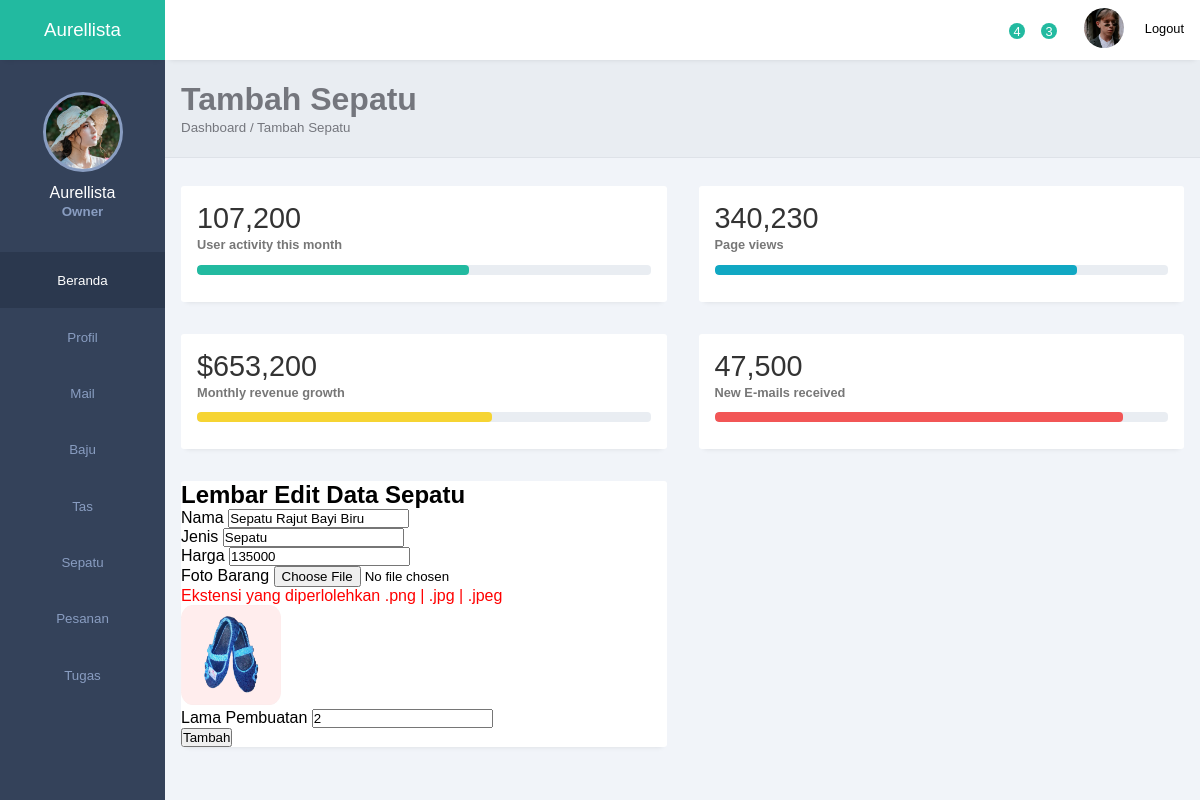
The page /admin/index.php?hal2=edit_sepatu&id=1 on the database its author committed.
### tables this page shows
CREATE TABLE `sepatu` (
  `id` int(255) NOT NULL,
  `nama` varchar(255) NOT NULL,
  `jenis` varchar(255) NOT NULL,
  `harga` int(255) NOT NULL,
  `foto` varchar(255) NOT NULL,
  `lama_buat` int(255) NOT NULL
);

### admin/templates/sepatu/edit_sepatu.php (the view, shortened to what this page needs)
<div class="page-header">
    <h1>Tambah Sepatu</h1>
    <small>Dashboard / Tambah Sepatu</small>
</div>
<div class="page-content">
    <div class="analytics">
        <div class="card">
            <div class="card-head">
                <h2>107,200</h2>
            </div>
            <div class="card-progress">
                <small>User activity this month</small>
                <div class="card-indicator">
                    <div class="indicator one" style="width: 60%"></div>
                </div>
            </div>
        </div>
        <div class="card">
            <div class="card-head">
                <h2>340,230</h2>
            </div>
            <div class="card-progress">
                <small>Page views</small>
                <div class="card-indicator">
                    <div class="indicator two" style="width: 80%"></div>
                </div>
            </div>
        </div>
        <div class="card">
            <div class="card-head">
                <h2>$653,200</h2>
            </div>
            <div class="card-progress">
                <small>Monthly revenue growth</small>
                <div class="card-indicator">
                    <div class="indicator three" style="width: 65%"></div>
                </div>
            </div>
        </div>
        <div class="card">
            <div class="card-head">
                <h2>47,500</h2>
            </div>
            <div class="card-progress">
                <small>New E-mails received</small>
                <div class="card-indicator">
                    <div class="indicator four" style="width: 90%"></div>
                </div>
            </div>
        </div>
        <div class="records table-responsive">
            <div class="box box-primary">
                <div class="box-header with-border">
                    <h2>Lembar Edit Data Sepatu</h2>
                </div>
                <?php
                include 'config.php';
                if (isset($_GET['id'])) {
                    if ($_GET['id'] != "") {
                        $id = $_GET['id'];
                        $query = mysqli_query($conn, "SELECT * FROM sepatu WHERE id='$id'");
                        $row = mysqli_fetch_assoc($query);
                    } else {
                        echo "<script>alert('Data tidak ditemukan pada database');windows.location='index.php;'</script>";
                    }
                }
                ?>
                <form role="form" action="templates/sepatu/proses_edit_sepatu.php" method="POST" enctype="multipart/form-data">
                    <div class="box-body">
                        <div class="form-group">
                            <label>Nama</label>
                            <input type="text" class="form-control" placeholder="Masukkan Nama Barang" name="nama" value="<?php echo $row['nama']; ?>">
                        </div>
                        <div class="form-group">
                            <label>Jenis</label>
                            <input type="text" class="form-control" placeholder="Masukkan Jenis Barang" name="jenis" value="<?php echo $row['jenis']; ?>">
                        </div>
                        <div class="form-group">
                            <label>Harga</label>
                            <input class="form-control" type="number" name="harga" value="<?php echo $row['harga']; ?>"></input>
                        </div>
                        <div class="form-group">
                            <label>Foto Barang</label>
                            <input class="text" type="file" name="foto" required="required" value="<?php echo $row['foto']; ?>"></input>
                            <p style="color: red">Ekstensi yang diperlolehkan .png | .jpg | .jpeg</p>
                            <?php
                            if ($row['foto'] == "") { ?>
                                <img src="https://via.placeholder.com/500x500.png?text=LAMPIRAN+FOTO+BARANG" style="width:100px;height:100px;">
                            <?php } else { ?>
                                <img src="./templates/sepatu/file/<?php echo $row['foto']; ?>" style="width:100px;height:100px;">
                            <?php } ?>
                        </div>
                        <div class="form-group">
                            <label>Lama Pembuatan</label>
                            <input class="form-control" placeholder="Masukkan Lama Pembuatan" type="number" name="lama_buat" value="<?php echo $row['lama_buat']; ?>"></input>
                        </div>
                    </div>
                    <div class="box-footer">
                        <button type="submit" class="btn btn-primary">Tambah</button>
                    </div>
                </form>
            </div>
        </div>
    </div>
</div>

### admin/style.css (style rules this page uses)
:root { --main-color: #22BAA0; --color-dark: #34425A; --text-grey: #B0B0B0; }
* { margin: 0; padding: 0; text-decoration: none; list-style-type: none; box-sizing: border-box; font-family: 'Merriweather', sans-serif; }
.page-header { padding: 1.3rem 1rem; background: #E9edf2; border-bottom: 1px solid #dee2e8; }
.page-header h1, .page-header small { color: #74767d; }
.page-content { padding: 1.3rem 1rem; background: #f1f4f9; }
.analytics { display: grid; grid-template-columns: repeat(4, 1fr); grid-gap: 2rem; margin-top: .5rem; margin-bottom: 2rem; }
.card { box-shadow: 0px 5px 5px -5px rgb(0 0 0 / 10%); background: #fff; padding: 1rem; border-radius: 3px; }
.card-head { display: flex; justify-content: space-between; align-items: center; }
.card-head h2 { color: #333; font-size: 1.8rem; font-weight: 500; }
.card-progress small { color: #777; font-size: .8rem; font-weight: 600; }
.card-indicator { margin: .7rem 0rem; height: 10px; border-radius: 4px; background: #e9edf2; overflow: hidden; }
.indicator { height: 10px; border-radius: 4px; }
.indicator.one { background: #22baa0; }
.indicator.two { background: #11a8c3; }
.indicator.three { background: #f6d433; }
.indicator.four { background: #f25656; }
.records { box-shadow: 0px 5px 5px -5px rgb(0 0 0 / 10%); background: #fff; border-radius: 3px; }
input, button, select { outline: none; }
.table-responsive { width: 100%; overflow: auto; }
@media only screen and (max-width: 1200px) { .analytics { grid-template-columns: repeat(2, 1fr); } }

### rows shown on the page
sepatu: nama "Sepatu Rajut Bayi Biru", jenis "Sepatu", harga "135000", foto (picture), lama_buat "2"
